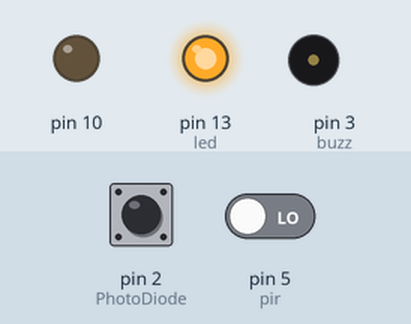
Simulated run of this sketch. Board: Arduino Uno, built with avr-gcc and run on an emulated ATmega328P. Parts: output pins drawn as LEDs (lit = HIGH), buzzer (waves = sounding). The inputs (shaded band) are chosen by the test bench; at power-on: pin 5 (pir) LOW, pin 2 (PhotoDiode) HIGH. Random numbers use the default seed unless the sketch sets one.

Above: at 2.8 s.
2.9 s: pin 5 (pir) driven HIGH
At 3.1 s:
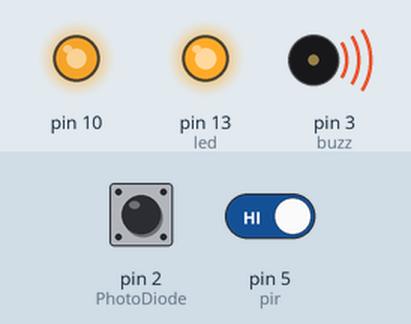
6.4 s: pin 2 (PhotoDiode) pulled LOW for 1.2 s
At 6.5 s:
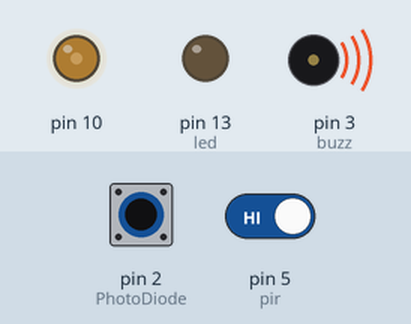
9.9 s: pin 2 (PhotoDiode) pulled LOW for 1.2 s
At 10.1 s:
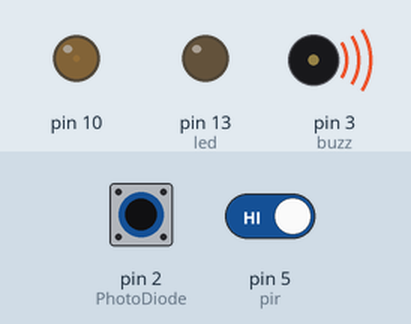
13.4 s: pin 5 (pir) driven LOW
At 14.1 s:
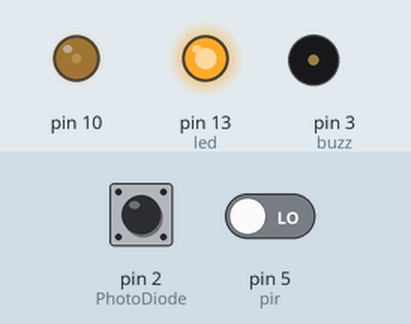
14.9 s: pin 2 (PhotoDiode) pulled LOW for 3.2 s
At 16.8 s:
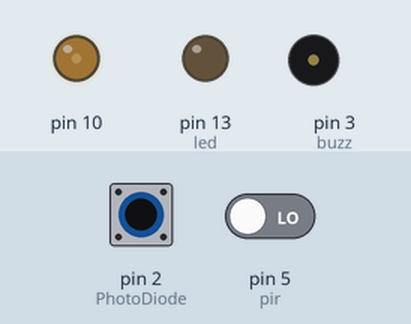
Timing chart, 0 to 19.9 s (numbered marks = the images above; inputs shaded):
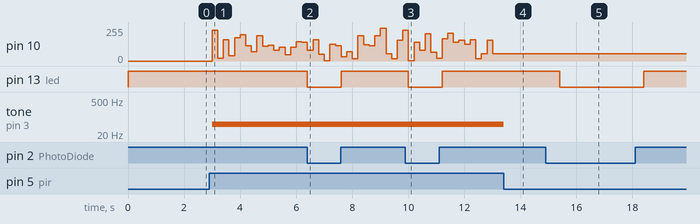

The sketch:

automation_code.ino
```cpp
int led=13;
int PhotoDiode=2;
int pir=5;
int buzz=3;


void setup()
{
  pinMode(led, OUTPUT);
  pinMode(pir, INPUT);
	pinMode(PhotoDiode, INPUT_PULLUP);
}
void ledFunction(){
  if(digitalRead(PhotoDiode)==HIGH)
    {
    digitalWrite(led, HIGH);
	}
	else
	{
		digitalWrite(led, LOW);
	}
}


void buzzer(){
  if(digitalRead(pir)==HIGH)
    {
   analogWrite(10, random(255));

    tone(buzz,50);
    delay(200);
	}
	else
	{
		noTone(buzz);
    delay(1000);

    }}
void loop()
{
  ledFunction();
  Serial.print(pir);
  buzzer();

}
```

Measured:
- after the input at 2.9 s, pin 10: 0/255 → 232/255 after 0.10 s, → 19/255 0.20 s later, → 158/255 0.20 s later, → 38/255 0.20 s later, … (17 changes in this stretch); tone on pin 3 (buzz): silent → 50 Hz after 0.10 s
- after the input at 6.4 s, pin 13 (led): HIGH → LOW at once, → HIGH 1.2 s later
- after the input at 9.9 s, pin 13 (led): HIGH → LOW after 0.11 s, → HIGH 1.2 s later
- after the input at 13.4 s, tone on pin 3 (buzz): 50 Hz → silent at once
- after the input at 14.9 s, pin 13 (led): HIGH → LOW after 0.51 s, → HIGH 3.0 s later
